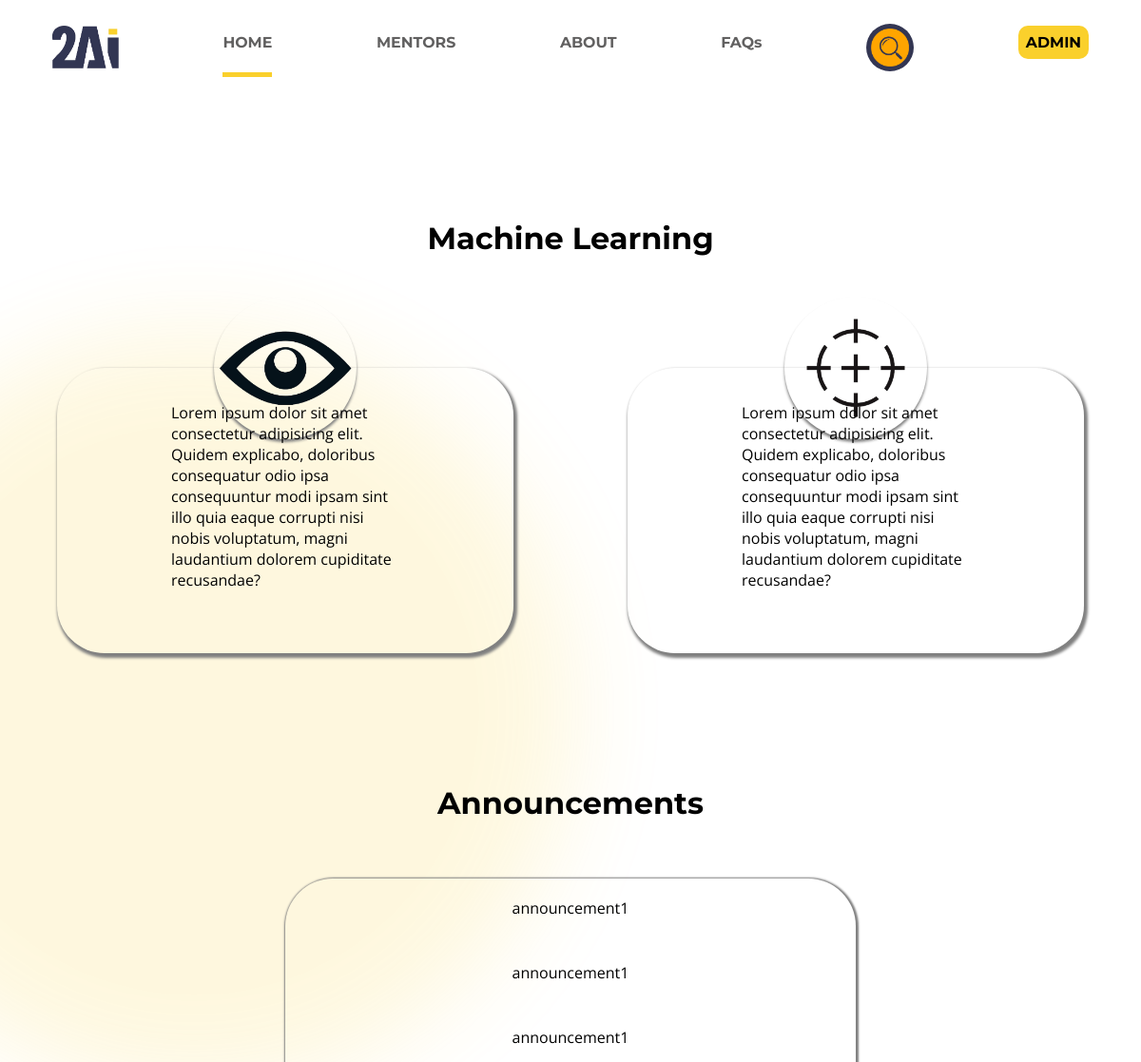
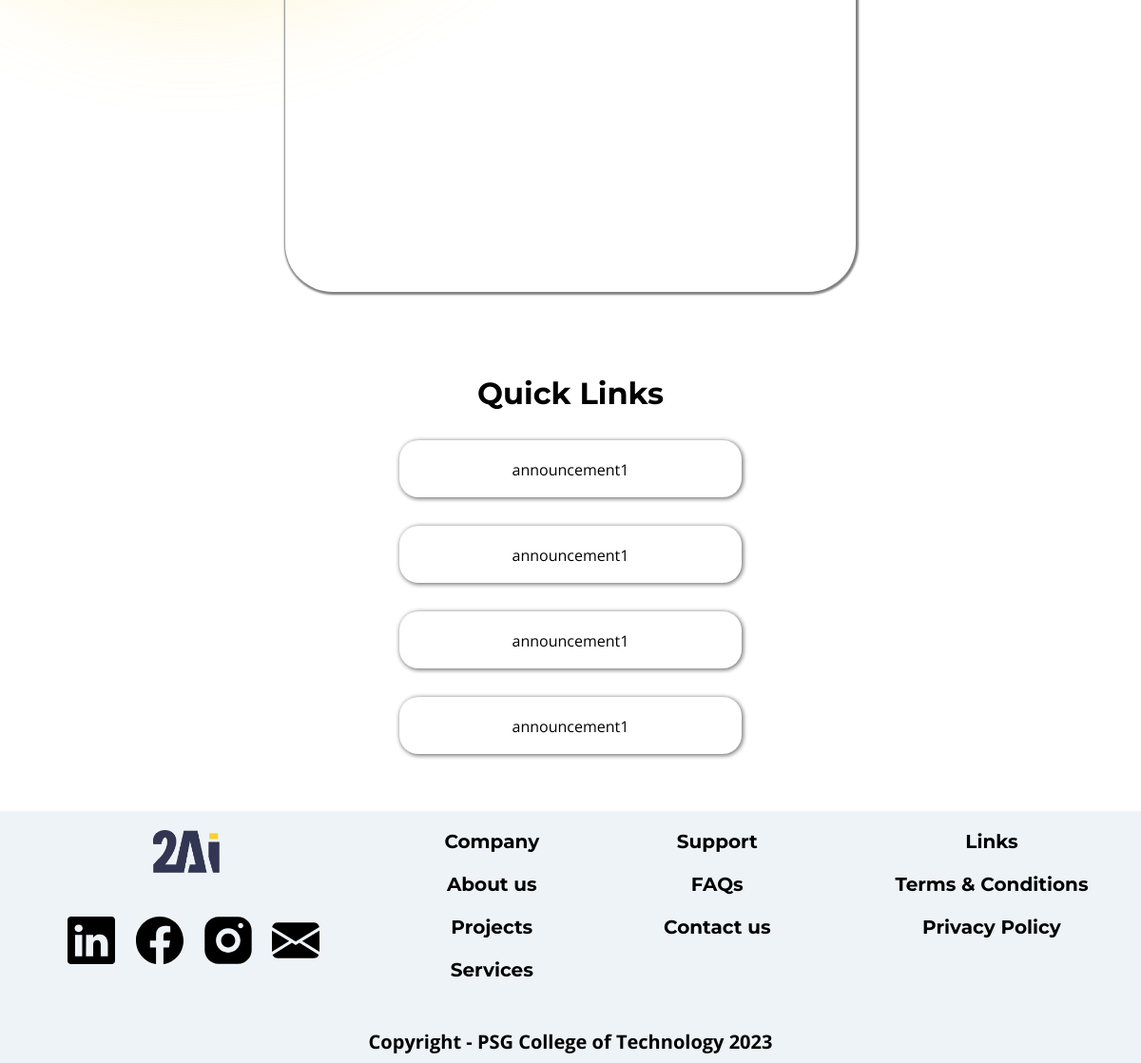
The page /ml/ on the database its author committed (2 pictures, top to bottom).
### Domains/models.py (models this page shows, shortened)
class ML(models.Model):
    Announcement1 = models.TextField(max_length=300)
    Announcement2 = models.TextField(max_length=300)
    Announcement3 = models.TextField(max_length=300)
    Link_text_1 = models.TextField(max_length=100)
    Link_1 = models.URLField(null=False)
    Link_text_2 = models.TextField(max_length=100)
    Link_2 = models.URLField(null=False)
    Link_text_3 = models.TextField(max_length=100)
    Link_3 = models.URLField(null=False)
    Link_text_4 = models.TextField(max_length=100)
    Link_4 = models.URLField(null=False)

### Domains/views.py (the view)
# urls.py: path('ml/',views.ML_view, name = 'ml'),
def ML_view(request):
    ml = ML.objects.all()
    return render(request, 'Domains/ml.html',{'domainobject':ml})

### Domains/templates/Domains/ml.html (shortened to what this page needs)
<!doctype html>
{% extends 'home/base.html' %}
{% block content %}
{% load static %}
<h1 class = 'dom-header'>Machine Learning</h1>
<br>
<br>
<div class="dom-container">
<div class = "dom-vision">
    <div class = "eye-icon"><img src="{% static 'Domains/eye.png' %}"></div>
    <p class = "vision-content">
        Lorem ipsum dolor sit amet consectetur adipisicing elit. Quidem explicabo, doloribus consequatur odio ipsa consequuntur modi ipsam sint illo quia eaque corrupti nisi nobis voluptatum, magni laudantium dolorem cupiditate recusandae?
    </p>
</div>
<div class="dom-mission">
    <div class="eye-icon"><img src="{% static 'Domains/aim.png' %}"></div>
    <p class = "mission-content">
        Lorem ipsum dolor sit amet consectetur adipisicing elit. Quidem explicabo, doloribus consequatur odio ipsa consequuntur modi ipsam sint illo quia eaque corrupti nisi nobis voluptatum, magni laudantium dolorem cupiditate recusandae?
    </p>
</div>
</div>
<br>
<br>
<h1>Announcements</h1>
<div class = "announcements">
    <div id = 'newsbox'>
    <ul id = "announcement-item">
        {% for item in domainobject%}
        <li>{{item.Announcement1}}</li>
        <li>{{item.Announcement2}}</li>
        <li>{{item.Announcement3}}</li>
        {% endfor %}
    </ul>
</div>
</div>
<br>
<br>
<h1>Quick Links</h1>
<div class = 'quick'>
    {% for item in domainobject%}
    <a href="{{item.Link_1}}" target="_blank"><span>{{item.Link_text_1}}</span></a>
    <a href="{{item.Link_2}}" target="_blank"><span>{{item.Link_text_2}}</span></a>
    <a href="{{item.Link_3}}" target="_blank"><span>{{item.Link_text_3}}</span></a>
    <a href="{{item.Link_4}}" target="_blank"><span>{{item.Link_text_4}}</span></a>
    {% endfor %}
</div>
{% endblock %}

### home/templates/home/base.html (shortened to what this page needs)
<!DOCTYPE html>
{% load static %}
<html lang="en">
<head>
    <link rel="stylesheet" href="{% static 'home/styles.css' %}">
    <link rel="stylesheet" href="https://cdn.jsdelivr.net/npm/@fortawesome/fontawesome-free@6.2.1/css/fontawesome.min.css">
</head>
<body>
    <div class = "header">
        <div id = "bg"></div>
        <div class="navbar">
            <span id = "logo"><a href="{% url 'home' %}"><img src = "{% static 'home/logo.png' %}" height="45" width = "70"></a></span>
            <span class = "nav-item" id ="home"><a href="{% url 'home' %}">HOME</a></span>
            <span class = "nav-item" id ="faculties-nav"><a href="{% url 'faculties' %}">MENTORS</a></span>
            <span class = "nav-item" id ="about-nav"><a href="{% url 'about' %}">ABOUT</a></span>
            <span class = "nav-item" id ="faq-nav"><a href="{% url 'faq' %}">FAQs</a></span>
            <span class = "nav-item"><div class="search-box">
                <a class="search-btn" id="searchButton" href="#">
                  <img src="{% static 'home/search.png' %}" alt="" height="40" width="40">
                </a>
              </div></span>
            <span class = "nav-item"><a href="{% url 'admin:index' %}"><span class="btn-nav">ADMIN</span></span></a>
        </div>
      </div>
        {% block content %}
        {% endblock %}
</body>
        <footer>
            <div class="container">
                <div class="logo"><img src = "{% static 'home/logo.png' %}" height="45" width = "70">
            <div class="social">
                <i class="envelope" style="padding-right:1rem;"></i>
                <img src="{% static 'home/linkedin.svg' %}" height="50px" width="50px">
                <i class="linkedin" style="padding-right:1rem;"></i>
                <img src="{% static 'home/facebook.svg' %}" height="50px" width="50px">
                <i class="insta" style="padding-right:1rem;"></i>
                <img src="{% static 'home/instagram-logo.svg' %}" height="50px" width="50px">
                <i class="facebook" style="padding-right:1rem;"></i>
                <img src="{% static 'home/envelope-fill.svg' %}" height="50px" width="50px">
            </div></div>
          <div class="first">
            <ul>
              <li class="a">Company</li>
              <li>About us</li>
              <li>Projects</li>
              <li>Services</li>
            </ul>
          </div>
          <div class="second">
            <ul>
              <li>Support</li>
              <li>FAQs</li>
              <li>Contact us</li>
            </ul>
          </div>
          <div class="third">
            <ul>
              <li>Links</li>
              <li>Terms & Conditions</li>
              <li>Privacy Policy</li>
            </ul>
        </div>
          </div class="copyright">
          <div><p style="padding-top:10px; padding-bottom:10px;">Copyright - PSG College of Technology 2023</p></div>
        </footer>
        </html>

### home/static/home/styles.css (style rules this page uses)
html,* { box-sizing: border-box; }
p { font-family: 'open sans', sans-serif; }
h1 { text-align: center; font-family: 'Montserrat', sans-serif; }
.header { height: 50rem; }
#bg { height: 600px; width: 600px; position:absolute; top:20%; left:-8%; z-index: -5; background-color: #FAD02C; border-radius:50%; box-shadow: 0px 0px 100px 100px #FAD02C; opacity: 0.15; }
.navbar { display: flex; justify-content: space-around; margin-top:20px; font-family: 'Montserrat', sans-serif; font-weight: bold; }
.nav-item { padding-top: 15px; color: rgb(97, 96, 96); font-size: 22px; }
a { text-decoration: none; color:inherit; }
.nav-item a { text-decoration: none; color:rgb(97, 96, 96); }
.nav-item:nth-child(6) { padding-top:5px; }
#home { border-bottom: 5px solid #FAD02C; }
#logo { margin-top:10px; }
.btn-nav { padding:8px; border-radius: 10px; background-color: #FAD02C; color: black; }
.search-box { background: #333652; height: 50px; border-radius: 50px; padding: 5px; }
.search-btn { float: right; width: 40px; height: 40px; border-radius: 20px; background: #333652; display: flex; justify-content: center; align-items: center; text-decoration: none; transition: .3s; }
.search-box:hover > .search-btn, .search-input:focus + .search-btn, .search-input:not(:placeholder-shown) + .search-btn { background: #237897; color: #cd595a; }
* { -ms-overflow-style: none; }
ol, li { list-style: none; margin: 0; padding: 0; }
footer { padding-top:20px; background-color:#90ADC626; font-family: Montserrat; font-size: 20px; font-weight: 700; line-height: 25px; letter-spacing: 0.0em; line-clamp: 2px; text-align: left; text-align:center; margin: 0; margin-bottom:-20px; }
ul { list-style-type: none; padding: 0; margin: 0; }
@media (min-width:500px) { .container { display:grid; grid-template-columns: repeat(4,auto); gap: 20px; } }
@media (min-width:500px) { .social { padding-top: 5vh; } }
@media (min-width:500px) { .logo { align-items: center; } }
@media (min-width:500px) { li { padding-bottom:1em; } }
.dom-container { margin-bottom:80px; margin-top:5%; display: flex; justify-content: space-around; }
.dom-vision, .dom-mission { position: relative; width:40%; height:300px; box-shadow: 2px 3px 3px 2px gray; border-radius:50px; }
.eye-icon { position:absolute; margin-right:50%; margin-left:50%; transform: translate(-50%,-50%); height:150px; width:150px; border-radius:50%; box-shadow: 0px 3px 3px 0px gray; }
.eye-icon img { width:150px; height: 150px; }
.vision-content , .mission-content { position:absolute; margin-left:50%; margin-top:28%; transform:translate(-50%,-50%); font-family: 'open sans', sans-serif; }
.announcements { margin-top:5%; width:50%; margin-left:25%; height:500px; border-radius:50px; box-shadow: 1px 1px 2px 2px gray; margin-bottom:30px; padding:20px; position: relative; font-family: "open sans", sans-serif; overflow: hidden; }
#announcement-item li { text-align: center; margin-bottom:30px; }
#newsbox { margin-top: 0; animation: scrollNews 15s linear infinite; }
.dom-header { margin-top:150px; }
.quick { display:block; margin-bottom:60px; place-items: center; }
.quick span { box-sizing: border-box; display: block; width:30%; margin-left:35%; height: 60px; box-shadow: 1px 1px 4px 1px gray; margin-top:30px; border-radius:20px; text-align: center; padding-top: 20px; font-family:'open sans', sans-serif; }
.quick a { text-decoration: none; color:black; }
@media screen and (min-width: 992px) and (max-width: 1240px) { .nav-item { font-size:0.99em; } }
@media screen and (min-width: 992px) and (max-width: 1240px) { #logo { margin-top:7px; font-size: 36px; } }

### Domains/templates/Domains/ml.html (style rules this page uses)
.header { height: auto; }

### rows shown on the page
ML: Announcement1 "announcement1", Announcement2 "announcement1", Announcement3 "announcement1", Link_text_1 "announcement1", Link_text_2 "announcement1", Link_text_3 "announcement1", Link_text_4 "announcement1"
